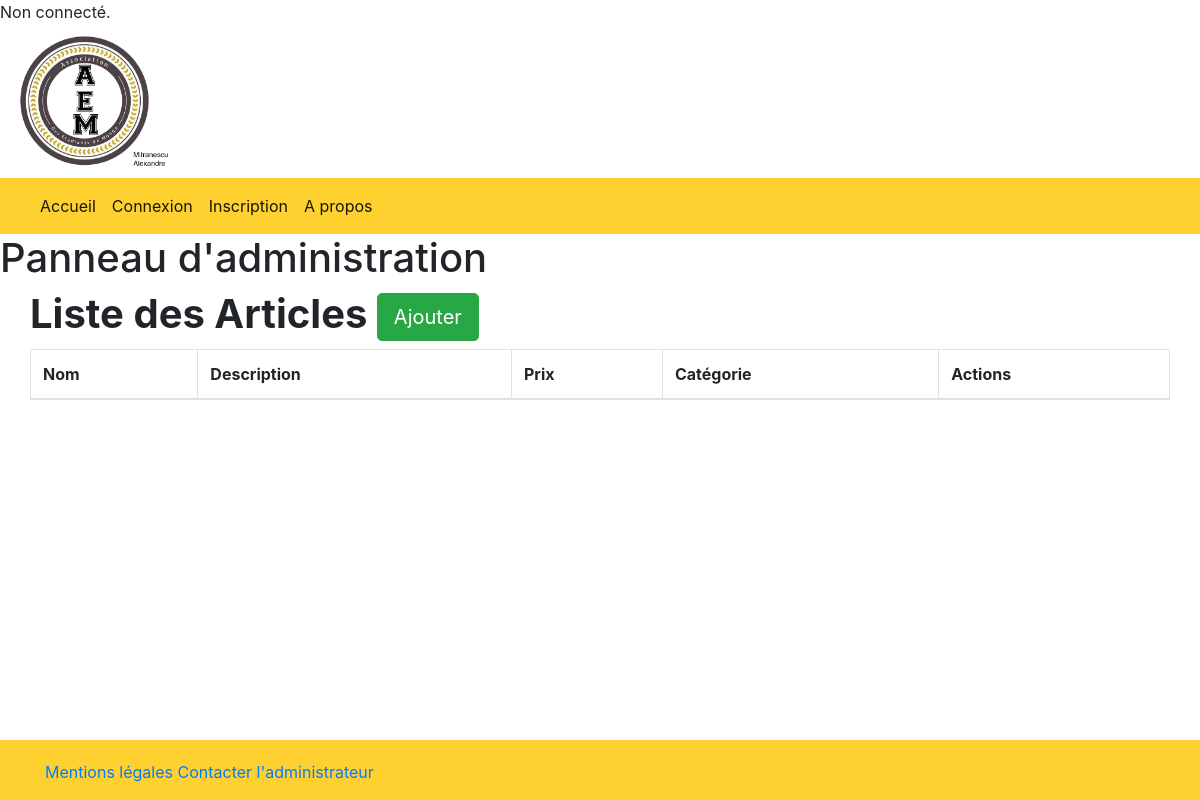
Page /admin.php on the earlier database version.
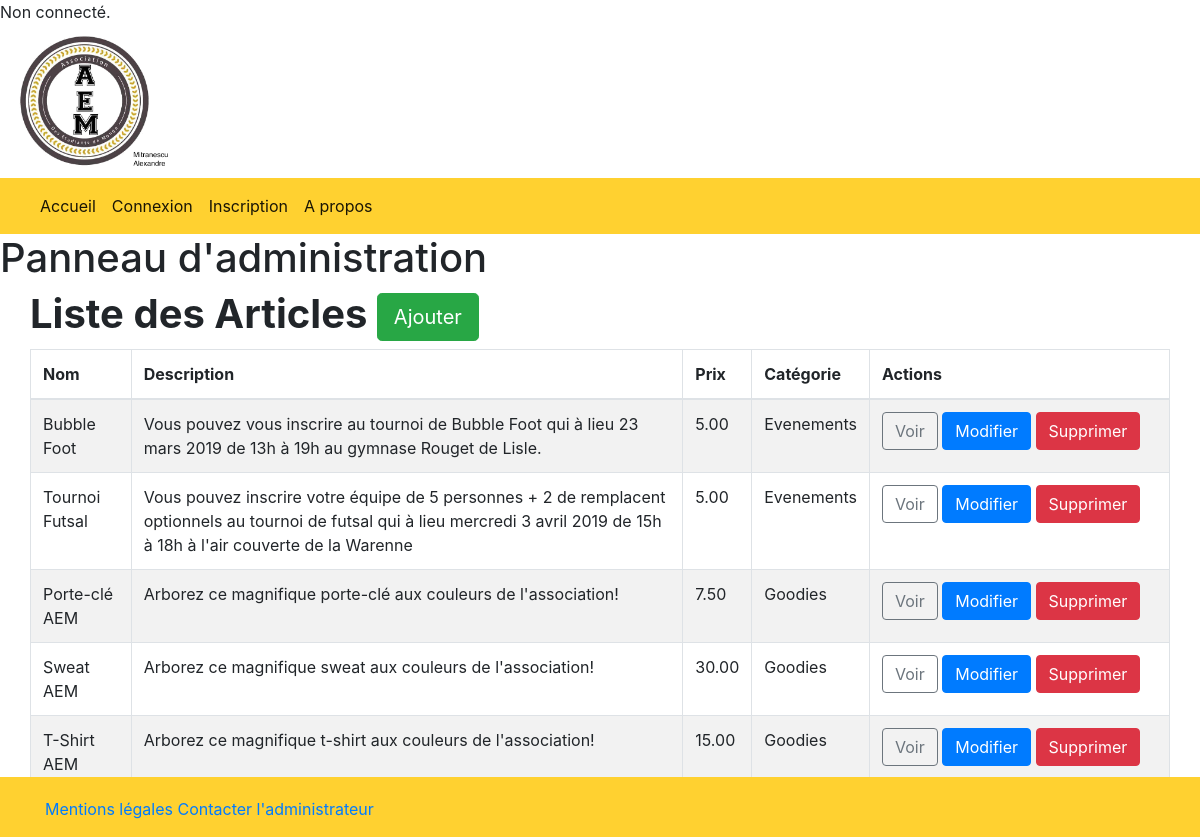
Same page on the later database version.
### tables this page shows
CREATE TABLE `Articles` (
                            `id` int(11) NOT NULL,
                            `name` varchar(100) NOT NULL,
                            `description` varchar(250) NOT NULL,
                            `price` float NOT NULL,
                            `image` text NOT NULL,
                            `category` int(11) NOT NULL
);

CREATE TABLE `Services` (
                            `id` int(11) NOT NULL,
                            `name` varchar(100) NOT NULL
);

### admin/admin.php (the view, shortened to what this page needs)
<!DOCTYPE html>
<html>
    <head>
        <link rel="stylesheet" href="https://cdn.jsdelivr.net/npm/bootstrap@4.5.3/dist/css/bootstrap.min.css">
    </head>
    <body>
        <h1 class="text-logo"><span class="glyphicon glyphicon-cog"></span> Panneau d'administration <span class="glyphicon glyphicon-cog"></span></h1>
        <div class="container admin">
            <div class="row">
                <h1><strong>Liste des Articles      </strong><a href="admin/insert.php" class="btn btn-success btn-lg"><span class="glyphicon glyphicon-plus"></span>Ajouter</a></h1><br>
                <table class="table table-striped table-bordered">
                  <thead>
                    <tr>
                      <th>Nom</th>
                      <th>Description</th>
                      <th>Prix</th>
                      <th>Catégorie</th>
                      <th>Actions</th>
                    </tr>
                  </thead>
                  <tbody>
                      <?php
                        $db = Database::connect();
                        $statement = $db->query('SELECT Articles.id, Articles.name, Articles.description, Articles.price, Services.name AS category FROM Articles LEFT JOIN Services ON Articles.category = Services.id ORDER BY Articles.id DESC');
                        while($item = $statement->fetch())
                        {
                            echo '<tr>';
                            echo '<td>'. $item['name'] . '</td>';
                            echo '<td>'. $item['description'] . '</td>';
                            echo '<td>'. number_format($item['price'], 2, '.', '') . '</td>';
                            echo '<td>'. $item['category'] . '</td>';
                            echo '<td width=300>';
                            echo '<a class="btn btn-outline-secondary" href="admin/view.php?id='.$item['id'].'"><span class="glyphicon glyphicon-eye-open"></span> Voir</a>';
                            echo '<a class="btn btn-primary" href="admin/update.php?id='.$item['id'].'"><span class="glyphicon glyphicon-pencil"></span> Modifier</a>';
                            echo '<a class="btn btn-danger" href="admin/delete.php?id='.$item['id'].'"><span class="glyphicon glyphicon-remove"></span> Supprimer</a>';
                            echo '</td>';
                            echo '</tr>';
                        }
                      ?>
                  </tbody>
                </table>
            </div>
        </div>
    </body>
</html>

### admin.php (shortened to what this page needs)
<?php
$head = new Header();
$foot = new Footer();
echo $head->getHeader();
require_once "admin/admin.php";
echo $foot->getFooter();
?>

### class/Header.php (shortened to what this page needs)
<?php
class Header {
    public function getHeader() {
        $head = "<!DOCTYPE html>
                <head>
                <meta charset='utf-8'>
                <meta name='viewport' content='width=device-width, initial-scale=1'>
                <link rel='stylesheet' href='https://cdn.jsdelivr.net/npm/bootstrap@4.5.3/dist/css/bootstrap.min.css'>
                <link href='https://fonts.googleapis.com/css2?family=Roboto:wght@400;700&display=swap' rel='stylesheet'>
                <title>ASETAR 08</title>
                <link rel='stylesheet' href='css/global.css'>
                </head>";
        if (isset($_SESSION['login'])) {
            $head .= "<div id='user'>Bienvenue " . $_SESSION['login'] . "</div>
                    <a class='img-fluid' href='index.php'><img src='images/AEM.png' width='15%' height='22%'></a>
                    <nav class='navbar navbar-expand-lg navbar-light' style='background-color:#ffd130;'>
                    <a class='navbar-brand' href='../index.php'></a>
                    <div class='collapse navbar-collapse' id='navbarNavAltMarkup'>
                    <div class='navbar-nav'>
                    <a class='nav-item nav-link active' href='index.php'>Accueil</a>
                    <a class='nav-item nav-link active' href='deco.php'>Déconnexion</a>
                    <a class='nav-item nav-link active' href='services.php'>Services</a>";
            if (isset($_SESSION['type_acces']) && $_SESSION['type_acces'] == 1) {
                $head .= "<a class='nav-item nav-link active' href='admin.php'>Administration</a>";
            }
            $head .= "<a class='nav-item nav-link active' href='apropos.php'>A propos</a>
                    </div>
                    </div>
                    </nav>";
        } else {
            $head .= "<div id='user'>Non connecté.</div>
                    <a class='img-fluid' href='index.php'><img src='images/AEM.png' width='15%' height='22%'></a>
                    <nav class='navbar navbar-expand-lg navbar-light' style='background-color:#ffd130;'>
                    <a class='navbar-brand' href='../index.php'></a>
                    <div class='collapse navbar-collapse' id='navbarNavAltMarkup'>
                    <div class='navbar-nav'>
                    <a class='nav-item nav-link active' href='index.php'>Accueil</a>
                    <a class='nav-item nav-link active' href='conn.php'>Connexion</a>
                    <a class='nav-item nav-link active' href='reg.php'>Inscription</a>
                    <a class='nav-item nav-link active' href='apropos.php'>A propos</a>
                    </div>
                    </div>
                    </nav>";
        }
        return $head;
    }
}

### class/Footer.php
<?php
class Footer {
    public function getFooter() {
        return "<footer class='footer' style='background-color:#ffd130;'>
                    <div class='container'>
                          <a href='./mentions.php'>Mentions légales</a>
                          <a href='mailto:admin@asetar08.fr'>Contacter l'administrateur</a>
                    </div>
             </footer>";
    }
}

### css/global.css (style rules this page uses)
html { position: relative; min-height: 100%; }
body { margin-bottom: 60px; }
footer { position: fixed; bottom: 0; width: 100%; height: 60px; line-height: 60px; background-color: #f5f5f5; }
.container { margin: 2px 5px 2em 0; }

Differences in the rows shown:
added articles: name "Bubble Foot", description "Vous pouvez vous inscrire au tournoi de Bubble Foot qui à lieu 23 mars 2019 de 13h à 19h au gymnase Rouget de Lisle.", price "5.00", category.name "Evenements"
added articles: name "Tournoi Futsal", description "Vous pouvez inscrire votre équipe de 5 personnes + 2 de remplacent optionnels au tournoi de futsal qui à lieu mercredi 3 avril 2019 de 15h à 18h à l'air couverte de la Warenne", price "5.00", category.name "Evenements"
added articles: name "Porte-clé AEM", description "Arborez ce magnifique porte-clé aux couleurs de l'association!", price "7.50", category.name "Goodies"
added articles: name "Sweat AEM", description "Arborez ce magnifique sweat aux couleurs de l'association!", price "30.00", category.name "Goodies"
added articles: name "T-Shirt AEM", description "Arborez ce magnifique t-shirt aux couleurs de l'association!", price "15.00", category.name "Goodies"
